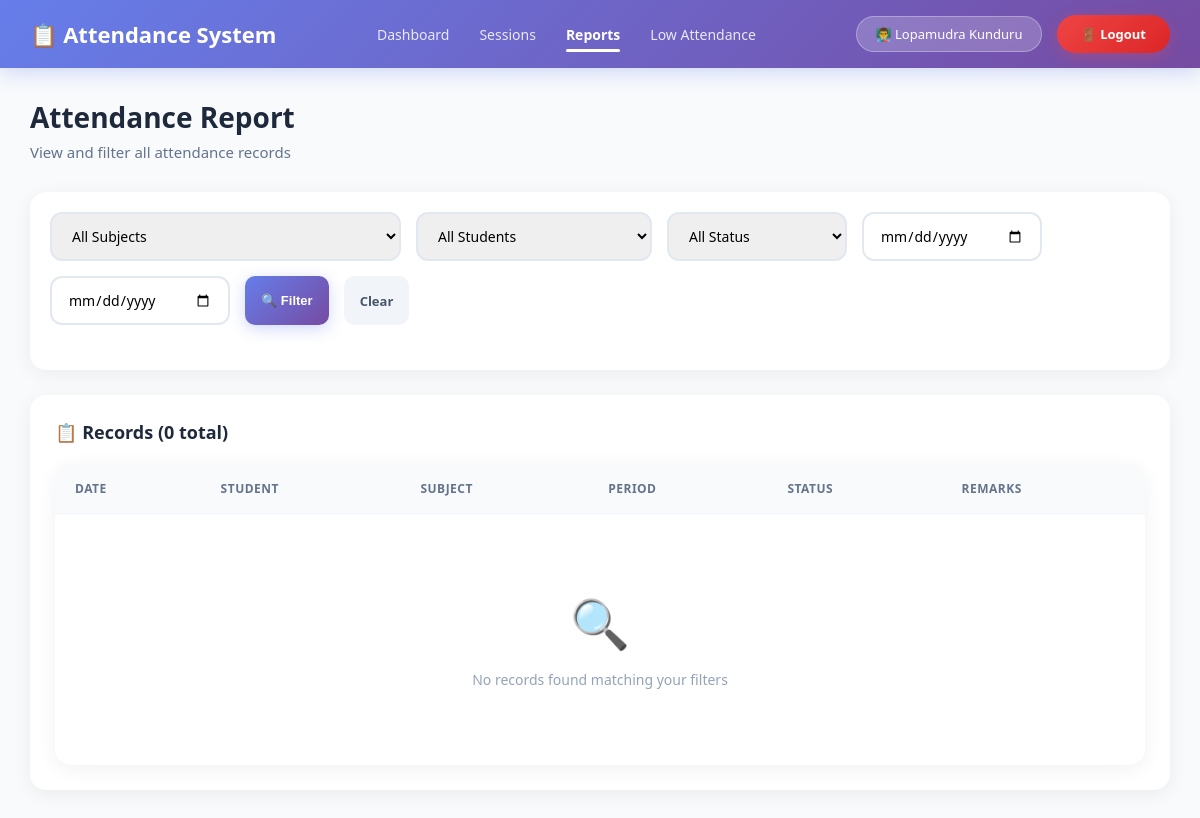
Page /attendance/report/ (signed in) on the earlier database version.
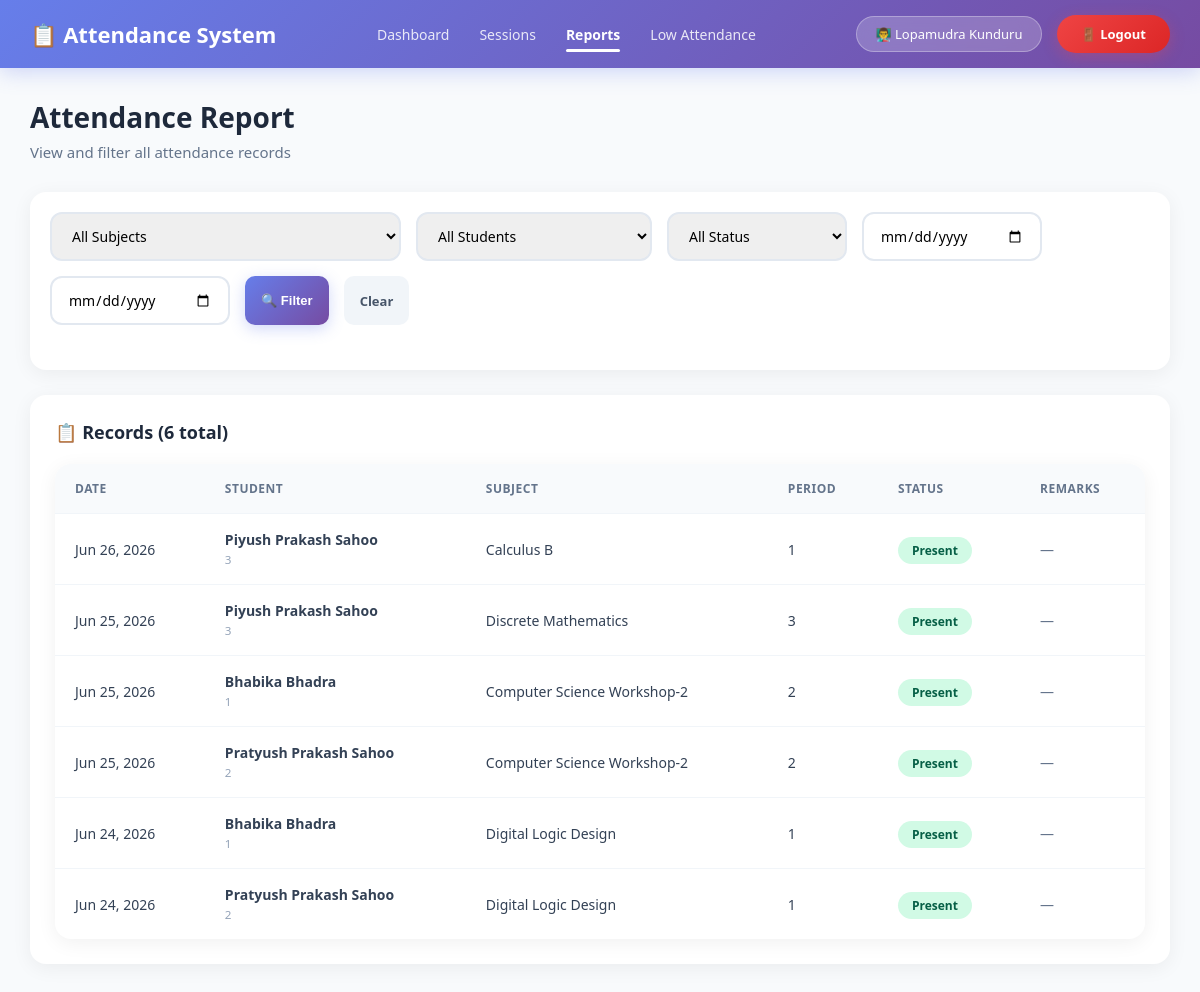
Same page on the later database version.
### StudentManage_app/models.py (models this page shows, shortened)
class Attendance(models.Model):
    STATUS_CHOICES = [
        ('Present', 'Present'),
        ('Absent', 'Absent'),
        ('Late', 'Late'),
        ('Excused', 'Excused'),
    ]
    session = models.ForeignKey(AttendanceSession, on_delete=models.CASCADE, related_name='records',null=True,blank=True)
    student = models.ForeignKey(Student, on_delete=models.CASCADE, related_name='attendances')
    status = models.CharField(max_length=10, choices=STATUS_CHOICES, default='Present')
    remarks = models.TextField(blank=True, null=True)
    class Meta:
        unique_together = ['session', 'student']

class AttendanceSession(models.Model):
    subject = models.ForeignKey(Subject, on_delete=models.CASCADE, related_name='sessions')
    teacher = models.ForeignKey(Teacher, on_delete=models.CASCADE, related_name='sessions_taken')
    date = models.DateField(default=timezone.now)
    period = models.CharField(max_length=50)
    start_time = models.TimeField()
    end_time = models.TimeField()
    is_completed = models.BooleanField(default=False)
    total_students = models.IntegerField(default=0)
    present_count = models.IntegerField(default=0)
    absent_count = models.IntegerField(default=0)
    created_at = models.DateTimeField(null=True,blank=True)
    class Meta:
        unique_together = ['subject', 'teacher', 'date', 'period']

class Student(models.Model):
    YEAR_CHOICES = (
        ('1st Year', '1st Year'),
        ('2nd Year', '2nd Year'),
        ('3rd Year', '3rd Year'),
        ('4th Year', '4th Year'),
    )
    GENDER_CHOICES = (
        ('Male', 'Male'),
        ('Female', 'Female'),
        ('Other', 'Other'),
    )
    name = models.CharField(max_length=100)
    roll_no = models.CharField(max_length=20, unique=True)
    email = models.EmailField(unique=True)
    phone = models.CharField(max_length=15)
    department = models.ForeignKey(Department, on_delete=models.CASCADE, related_name='students')
    year = models.CharField(max_length=20, choices=YEAR_CHOICES)
    gender = models.CharField(max_length=20, choices=GENDER_CHOICES)
    dob = models.DateField()
    address = models.TextField()
    photo = models.ImageField(upload_to='students/', blank=True, null=True)
    created_at = models.DateTimeField(auto_now_add=True,null=True,blank=True)
    class Meta:
        ordering = ['-name']

class Subject(models.Model):
    department = models.ForeignKey(Department, on_delete=models.CASCADE, related_name='subjects', null=True, blank=True)
    YEAR_CHOICES = (
        ('1st Year', '1st Year'),
        ('2nd Year', '2nd Year'),
        ('3rd Year', '3rd Year'),
        ('4th Year', '4th Year'),
    )
    SEMESTER_CHOICES = (
        ('1st Semester', '1st Semester'),
        ('2nd Semester', '2nd Semester'),
        ('3rd Semester', '3rd Semester'),
        ('4th Semester', '4th Semester'),
        ('5th Semester', '5th Semester'),
        ('6th Semester', '6th Semester'),
        ('7th Semester', '7th Semester'),
        ('8th Semester', '8th Semester'),
    )
    semester = models.CharField(max_length=20, choices=SEMESTER_CHOICES, null=True, blank=True)
    year = models.CharField(max_length=20, choices=YEAR_CHOICES, null=True, blank=True)
    subject_name = models.CharField(max_length=100)
    subject_code = models.CharField(max_length=20, unique=True)
    credits = models.IntegerField(default=3)

### StudentManage_app/views.py (the view)
# urls.py: path('attendance/report/', views.attendance_report, name='attendance_report'),
@teacher_login_required
def attendance_report(request):
    teacher = get_current_teacher(request)
    records = Attendance.objects.select_related('student', 'session', 'session__subject').filter(session__teacher=teacher).order_by('-session__date')
    subject_id = request.GET.get('subject')
    student_id = request.GET.get('student')
    date_from = request.GET.get('date_from')
    date_to = request.GET.get('date_to')
    status = request.GET.get('status')
    if subject_id:
        records = records.filter(session__subject_id=subject_id)
    if student_id:
        records = records.filter(student_id=student_id)
    if date_from:
        records = records.filter(session__date__gte=date_from)
    if date_to:
        records = records.filter(session__date__lte=date_to)
    if status:
        records = records.filter(status=status)
    subjects = Subject.objects.all()
    students = Student.objects.all()
    context = {
        'records': records,
        'subjects': subjects,
        'students': students,
        'total_records': records.count(),
        'teacher': teacher,
    }
    return render(request, 'StudentManage_app/attendance/attendance_report.html', context)

### StudentManage_app/views.py (called while the page is built)
def get_current_teacher(request):
    teacher_id = request.session.get('teacher_id')
    if teacher_id:
        try:
            return Teacher.objects.get(id=teacher_id, status=True)
        except Teacher.DoesNotExist:
            if 'teacher_id' in request.session:
                del request.session['teacher_id']
    return None

def teacher_login_required(view_func):
    @wraps(view_func)
    def wrapper(request, *args, **kwargs):
        teacher_id = request.session.get('teacher_id')
        if not teacher_id:
            messages.error(request, "Please login as teacher to access this page.")
            return redirect('teacher_login')
        try:
            teacher = Teacher.objects.get(id=teacher_id, status=True)
            request.teacher = teacher  # Attach to request for convenience
        except Teacher.DoesNotExist:
            if 'teacher_id' in request.session:
                del request.session['teacher_id']
            messages.error(request, "Session expired. Please login again.")
            return redirect('teacher_login')
        return view_func(request, *args, **kwargs)
    return wrapper

### StudentManage_app/templates/StudentManage_app/attendance/attendance_report.html (shortened to what this page needs)
{% extends 'StudentManage_app/attendance/base.html' %}
{% block content %}
<div class="page-header">
    <h1>Attendance Report</h1>
    <p>View and filter all attendance records</p>
</div>
<div class="card" style="padding: 20px;">
    <form method="get" class="filters">
        <select name="subject" class="form-control">
            <option value="">All Subjects</option>
        </select>
        <select name="student" class="form-control">
            <option value="">All Students</option>
        </select>
        <select name="status" class="form-control">
            <option value="">All Status</option>
        </select>
        <input type="date" name="date_from" class="form-control" value="{{ request.GET.date_from }}" placeholder="From">
        <input type="date" name="date_to" class="form-control" value="{{ request.GET.date_to }}" placeholder="To">
        <button type="submit" class="btn btn-primary btn-sm">🔍 Filter</button>
        <a href="{% url 'attendance_report' %}" class="btn btn-secondary btn-sm">Clear</a>
    </form>
</div>
<div class="card">
    <div class="card-header">
        <span class="card-title">📋 Records ({{ total_records }} total)</span>
    </div>
    <div class="table-container">
        <table>
            <thead>
                <tr>
                    <th>Date</th>
                    <th>Student</th>
                    <th>Subject</th>
                    <th>Period</th>
                    <th>Status</th>
                    <th>Remarks</th>
                </tr>
            </thead>
            <tbody>
                {% for record in records %}
                <tr>
                    <td>{{ record.session.date|date:"M d, Y" }}</td>
                    <td>
                        <strong>{{ record.student.name }}</strong><br>
                        <small style="color: #94a3b8;">{{ record.student.roll_no }}</small>
                    </td>
                    <td>{{ record.session.subject.subject_name }}</td>
                    <td>{{ record.session.period }}</td>
                    <td>
                        <span class="badge
                            {% if record.status == 'Present' %}badge-success
                            {% elif record.status == 'Absent' %}badge-danger
                            {% elif record.status == 'Late' %}badge-warning
                            {% else %}badge-info{% endif %}">
                            {{ record.status }}
                        </span>
                    </td>
                    <td style="color: #64748b;">{{ record.remarks|default:"—" }}</td>
                </tr>
                {% empty %}
                <tr>
                    <td colspan="6">
                        <div class="empty-state">
                            <div class="empty-state-icon">🔍</div>
                            <p>No records found matching your filters</p>
                        </div>
                    </td>
                </tr>
                {% endfor %}
            </tbody>
        </table>
    </div>
</div>
{% endblock %}

Differences in the rows shown:
added Attendance: session "Jun 26, 2026", student.name "Piyush Prakash Sahoo", student.roll_no "3", session.subject.subject_name "Calculus B", session.period "1", status "Present", remarks "—"
added Attendance: session "Jun 25, 2026", student.name "Piyush Prakash Sahoo", student.roll_no "3", session.subject.subject_name "Discrete Mathematics", session.period "3", status "Present", remarks "—"
added Attendance: session "Jun 25, 2026", student.name "Bhabika Bhadra", student.roll_no "1", session.subject.subject_name "Computer Science Workshop-2", session.period "2", status "Present", remarks "—"
added Attendance: session "Jun 25, 2026", student.name "Pratyush Prakash Sahoo", student.roll_no "2", session.subject.subject_name "Computer Science Workshop-2", session.period "2", status "Present", remarks "—"
added Attendance: session "Jun 24, 2026", student.name "Bhabika Bhadra", student.roll_no "1", session.subject.subject_name "Digital Logic Design", session.period "1", status "Present", remarks "—"
added Attendance: session "Jun 24, 2026", student.name "Pratyush Prakash Sahoo", student.roll_no "2", session.subject.subject_name "Digital Logic Design", session.period "1", status "Present", remarks "—"
Other differences:
{{ total_records }}: "0" → "6"
text no longer shown: "🔍 No records found matching your filters"
